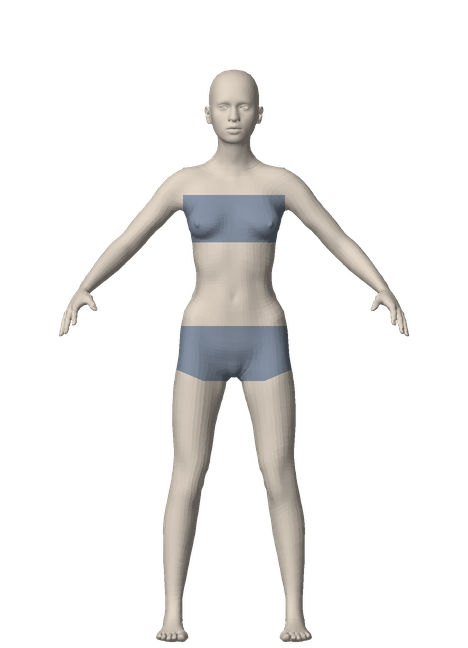
#> input picture assets/makehuman/female-w0.png, 468 x 648 px
$ python -i smooth_shoes.py   (imports and definitions only)
#> lines starting #> are read from the running program, lines starting #| are printed output that depends on the picture; after the words box and inside, x2 and y2 are one past the last pixel; in counts of white or black regions, pixels touching at a corner belong together
"""Išlygina batų sluoksnius: panaikina atskirus kojų pirštus.

Batų sluoksniai (sneakers.png, boots.png) sugeneruoti „aptraukiant“ pėdą, todėl
matėsi pirštai. Šis skriptas apatinę bato dalį (nosį) padaro lygią ir apvalią.

Naudojimas:  python3 tools/smooth_shoes.py
Paleisti vieną kartą po `mh_wardrobe.py` (jei sluoksniai generuojami iš naujo).
"""
import glob, os
import numpy as np
from PIL import Image
from scipy import ndimage as ndi

ROOT = os.path.dirname(os.path.dirname(os.path.abspath(__file__)))
ZONE, RAMP = 27, 8          # kiek taškų nuo apačios lyginam; perėjimo aukštis


def smooth_shoe(lum, alpha):
    """lum, alpha – vieno bato (pusės paveikslėlio) masyvai 0..1. Grąžina pataisytus."""
    ys = np.nonzero(alpha.max(axis=1) > 0.08)[0]
    if not len(ys):
        return lum, alpha
    bottom = ys.max()
    top = max(ys.min(), bottom - ZONE)
    rows = np.arange(lum.shape[0])
    # svoris: 0 virš zonos, tolygiai iki 1 zonoje
    wgt = np.clip((rows - top) / RAMP, 0, 1)[:, None] * (rows <= bottom + 2)[:, None]

    # Balta pado juostelė (sportbačiams) – išsaugom tokią, kokia buvo
    sole = (lum > 0.93) & (alpha > 0.5) & (rows[:, None] > bottom - 12)
    sole_rows = np.nonzero(sole.sum(axis=1) > 12)[0]

    # 1) Forma: užpildom įdubas tarp pirštų ir suapvalinam kontūrą
    closed = ndi.grey_closing(alpha, size=(7, 9))
    closed = ndi.gaussian_filter(closed, 0.6)
    new_alpha = np.maximum(alpha, closed * wgt)

    # 2) Šešėliai: vietoj pirštų – lygus paviršius (išlyginam tik bato viduje)
    src = alpha * ~sole
    blur = ndi.gaussian_filter(lum * src, (3.0, 6.0)) / np.maximum(ndi.gaussian_filter(src, (3.0, 6.0)), 1e-4)
    # švelnus apvalumas: kraštai šiek tiek tamsesni nei vidurys
    cols = np.nonzero(new_alpha.max(axis=0) > 0.5)[0]
    cx, half = (cols.min() + cols.max()) / 2, max(1.0, (cols.max() - cols.min()) / 2)
    round_shade = 1 - 0.16 * ((np.arange(lum.shape[1]) - cx) / half) ** 2
    new_lum = lum * (1 - wgt) + np.clip(blur * round_shade[None, :], 0, 1) * wgt

    if len(sole_rows):      # pado juostelę nupiešiam iš naujo – lygią, per visą bato plotį
        y0, y1 = sole_rows.min(), sole_rows.max()
        band = (rows[:, None] >= y0) & (rows[:, None] <= y1) & (new_alpha > 0.5)
        new_lum[band] = 0.98
    return new_lum, new_alpha


def process(path):
#> called with path = '../assets/makehuman/female-w0.png'
    im = np.asarray(Image.open(path).convert("RGBA")).astype(float) / 255
    lum, alpha = im[..., 0].copy(), im[..., 3].copy()
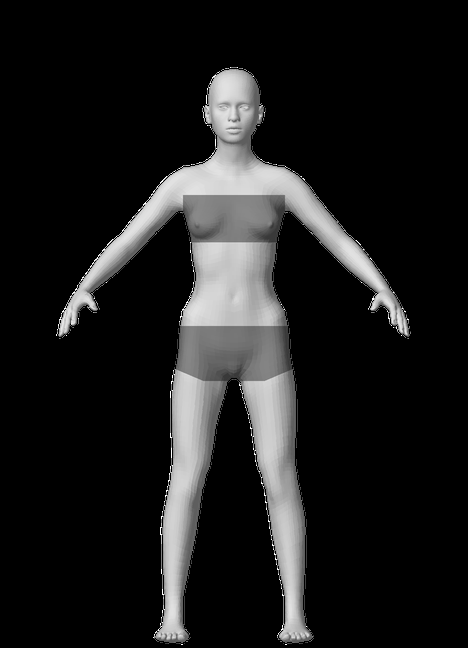
#> lum: shape (648, 468) float64; min 0, max 1, mean 0.113
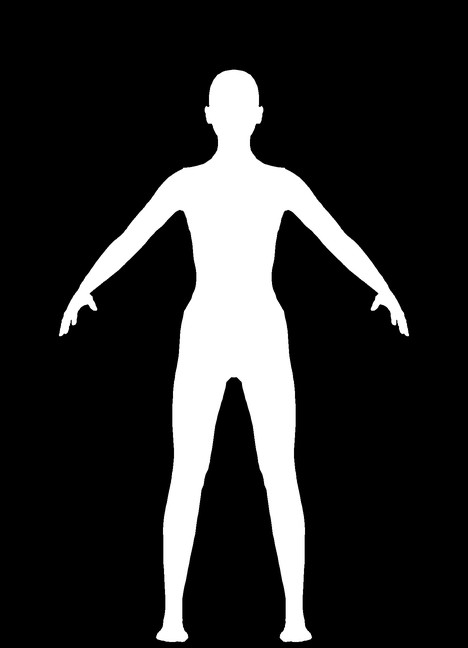
#> alpha: shape (648, 468) float64; min 0, max 1, mean 0.165
    mid = lum.shape[1] // 2
#> mid = 234
    for sl in (slice(0, mid), slice(mid, None)):
        lum[:, sl], alpha[:, sl] = smooth_shoe(lum[:, sl], alpha[:, sl])
#> this loop made 2 passes
#> (bottom in smooth_shoe, top in smooth_shoe, cx in smooth_shoe, half in smooth_shoe) on passes 1 to 2: (642, 615, 146, 87), (642, 615, 87, 87)
#> pass 1, in smooth_shoe, `closed = ndi.grey_closing(alpha, size=(7, 9))`:
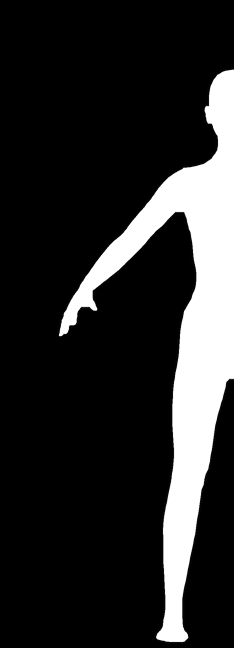
#> closed: shape (648, 234) float64; min 0, max 1, mean 0.166
#> after the loop: alpha: shape (648, 468) float64; 0.46% of pixels changed, all inside (x1, y1, x2, y2) = (151, 616, 317, 645)
#> after the loop:
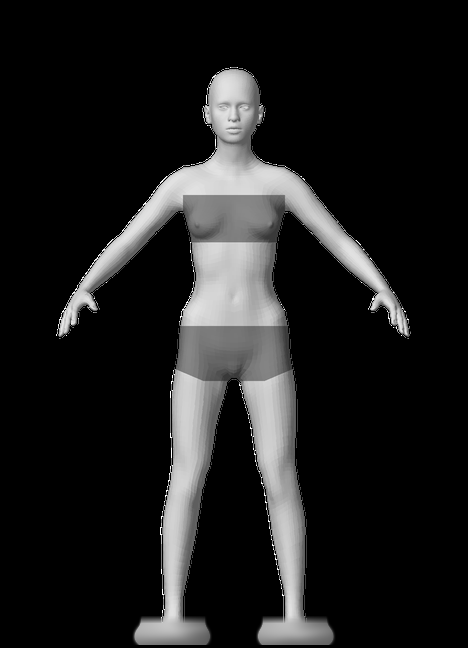
#> lum: shape (648, 468) float64; 1.61% of pixels changed, all inside (x1, y1, x2, y2) = (129, 616, 338, 645)
    g = np.round(lum * 255).astype(np.uint8)
    out = np.dstack([g, g, g, np.round(alpha * 255).astype(np.uint8)])
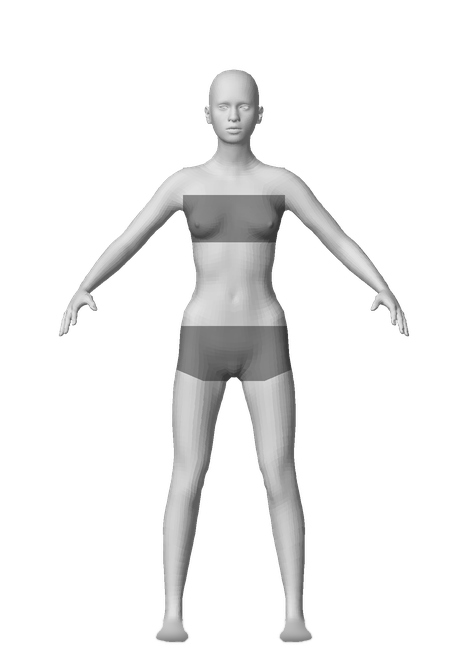
#> out: shape (648, 468, 4); mean of channels 0, 1, 2, 3 29.9, 29.9, 29.9, 42.2; transparent parts drawn white
    Image.fromarray(out, "RGBA").save(path, optimize=True)


# [6 lines not run here, left out]

>>> result = process('../assets/makehuman/female-w0.png')

$ run again, on assets/thumbs3d/female-hoodie.png
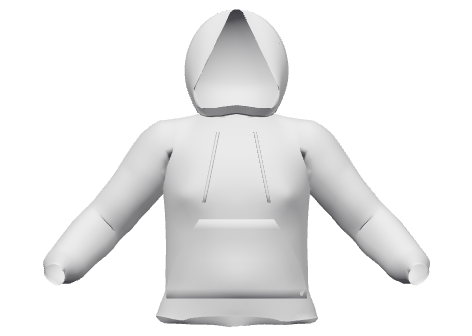
#> input picture assets/thumbs3d/female-hoodie.png, 472 x 336 px
#> the loop in process, `for sl in (slice(0, mid), slice(mid, None)):` made 2 passes
#> (bottom in smooth_shoe, top in smooth_shoe, cx in smooth_shoe, half in smooth_shoe) on passes 1 to 2: (327, 300, 139, 96), (326, 299, 96.5, 96.5)
#> pass 1, in smooth_shoe, `closed = ndi.grey_closing(alpha, size=(7, 9))`:
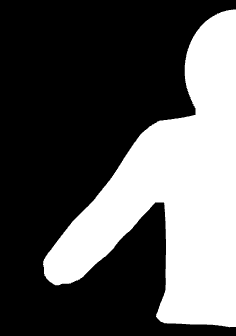
#> closed: shape (336, 236) float64; min 0, max 1, mean 0.348
#> after the loop in process, `for sl in (slice(0, mid), slice(mid, None)):`:
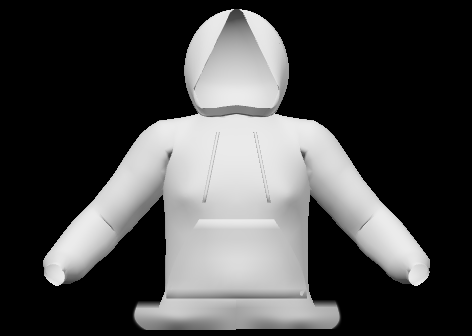
#> lum: shape (336, 472) float64; min 0, max 0.925, mean 0.283
